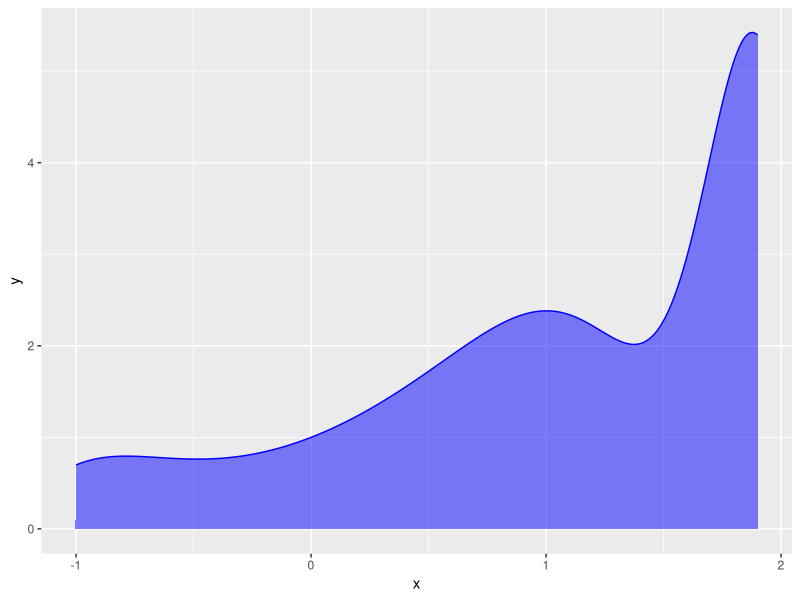
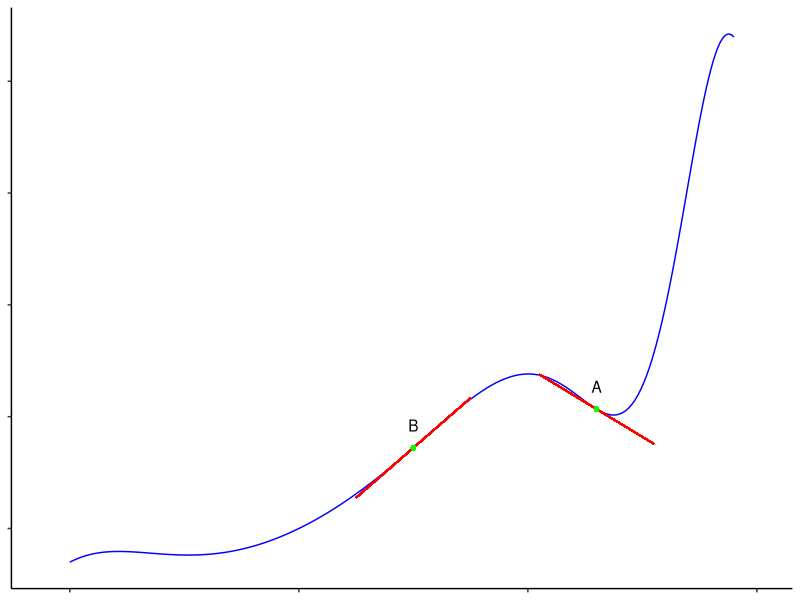
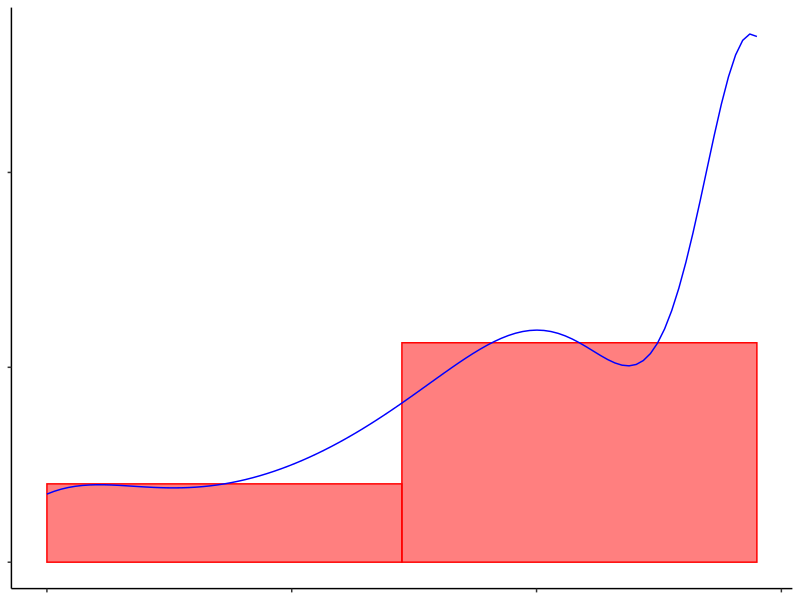
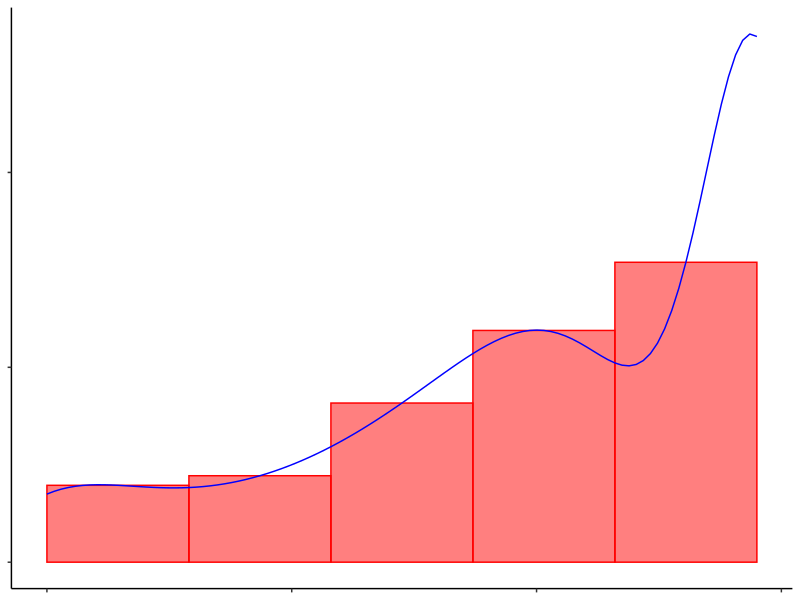
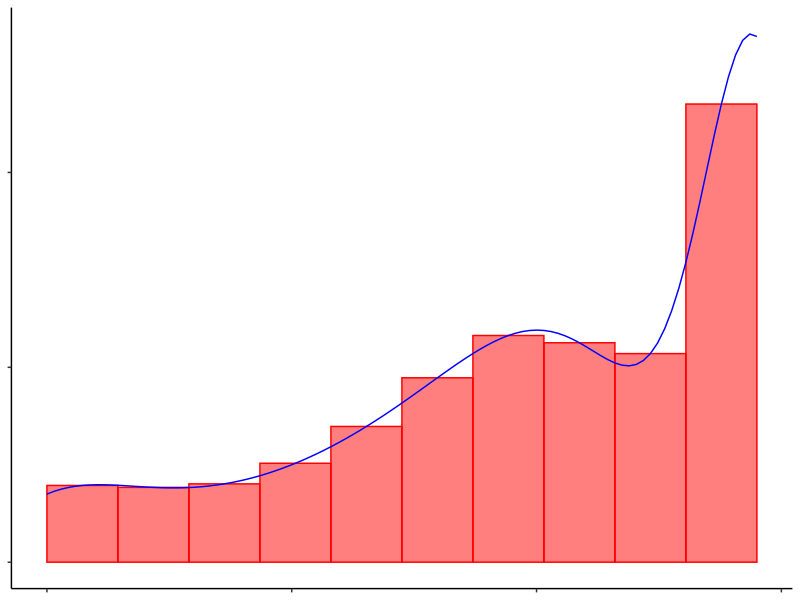
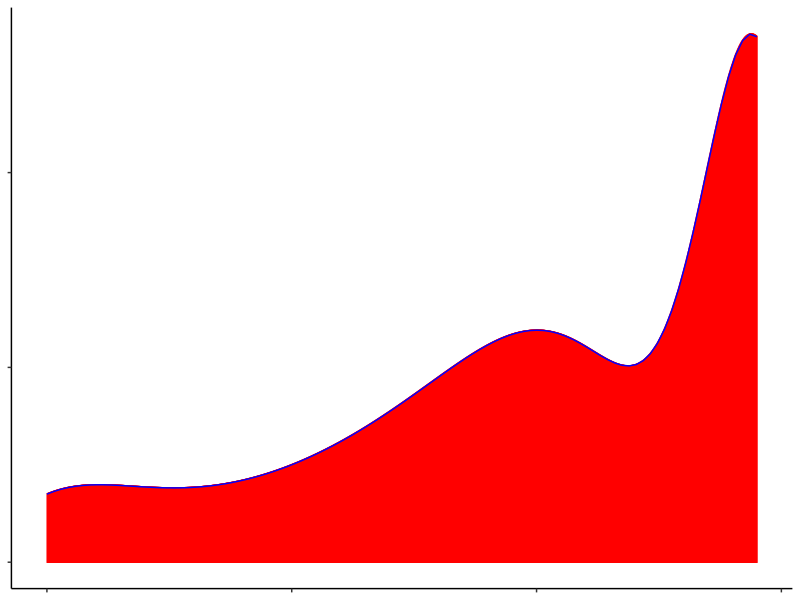

The R source for these figures, in order:
library(ggplot2)
library(grDevices)

x5 <- function(x) return(sin(x)+x^2+cos(x^3))
dx5<- function(x) return(cos(x)+2*x-3*x^2*sin(x^3))

draw_tang<-function(pl,interc,slope,loc,lab){
	dist<-0.25
 pl<- pl+geom_segment(x=loc-dist,xend=loc+dist,y=(interc+slope*(loc-dist)),yend=(interc+slope*(loc+dist)),color="red") + annotate("text", x = loc, y = interc+slope*loc+0.2, label = lab) + geom_point(x=loc, y=interc+slope*loc, color="green", size=1)
	return(pl)
}


x<-seq(-1,1.9,0.01)

g12<-ggplot(data.frame(x=x,y=x5(x)), aes(x,y)) + geom_line(color="blue") + xlim(-1.1, 2) +  theme_bw() +  theme(
    plot.background = element_blank()
    ,panel.grid.major = element_blank()
    ,panel.grid.minor = element_blank()
    ,panel.border = element_blank()
    , axis.line = element_line()
    , axis.text = element_blank()
    ,axis.title = element_blank()
    
  ) 
  
  
locs<-c(1.3,0.5) # x coordinate where the tangent is drawn
labels<-c("A","B") # Labels of these coordinates
for(i in 1:length(locs)){
	loc<-locs[i]
	g12<-draw_tang(g12,(-loc*dx5(loc)+x5(loc)),dx5(loc),loc,labels[i])
}
pdf('a.pdf')

print(g12)
dev.off()

pdf('b.pdf')
N<-c(2,5,10,2000)
size<-(max(x)-min(x))/N
for(i in 1:length(size)){
xs<-seq(min(x)-0.5*size[i],max(x)+0.5*size[i],size[i])
ys<-x5(xs)
g14<-ggplot(data.frame(x=xs,y=ys), aes(x=x,y=y,width=size[i])) + geom_histogram(stat="identity",colour = "red", fill = "red",alpha=0.5) + stat_function(fun = function(x) x5(x) ,colour = "blue") + scale_x_continuous(limits = c(-1, 1.9)) +  theme_bw() +  theme(
    plot.background = element_blank()
    ,panel.grid.major = element_blank()
    ,panel.grid.minor = element_blank()
    ,panel.border = element_blank()
    , axis.line = element_line()
    , axis.text = element_blank()
    ,axis.title = element_blank()
    
  ) 
  
print(g14)
}
dev.off()

g15<-ggplot(data.frame(x=x,y=x5(x)),aes(x=x,y=y)) + geom_area(colour="blue",fill="blue",alpha=0.5)
print(g15)